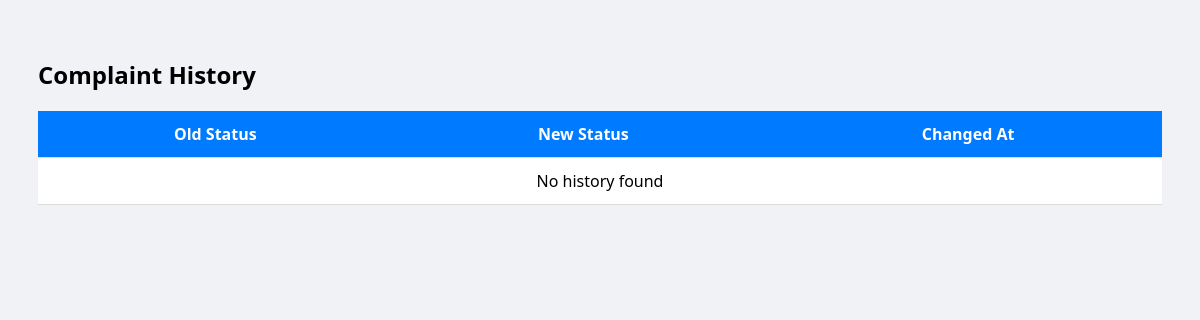
The page /history/47 on the database as committed earlier.
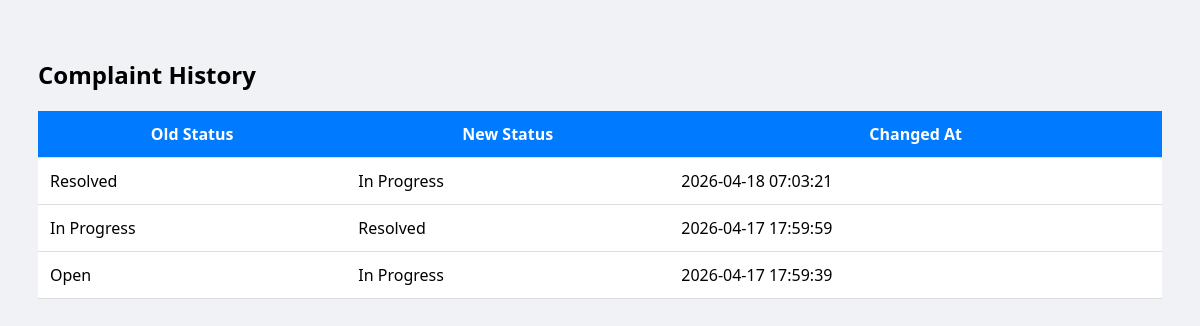
The same page on the database as committed later.
### tables this page shows
CREATE TABLE complaint_history (
    id INTEGER PRIMARY KEY AUTOINCREMENT,
    complaint_id INTEGER,
    old_status TEXT,
    new_status TEXT,
    changed_at TIMESTAMP DEFAULT CURRENT_TIMESTAMP
);

### app.py (the view)
@app.route('/history/<int:id>')
def history(id):
    conn = get_db_connection()
    history = conn.execute('''
        SELECT old_status, new_status, changed_at
        FROM complaint_history
        WHERE complaint_id = ?
        ORDER BY changed_at DESC
    ''', (id,)).fetchall()
    conn.close()
    return render_template('history.html', history=history)

### app.py (called while the page is built)
def get_db_connection():
    conn = sqlite3.connect(DB_FILE)
    conn.row_factory = sqlite3.Row
    return conn

### templates/history.html (shortened to what this page needs)
<!DOCTYPE html>
<html>
<head>
</head>
<body>
<h2>Complaint History</h2>
<table>
    <tr>
        <th>Old Status</th>
        <th>New Status</th>
        <th>Changed At</th>
    </tr>
    {% for h in history %}
    <tr>
        <td>{{ h.old_status }}</td>
        <td>{{ h.new_status }}</td>
        <td>{{ h.changed_at }}</td>
    </tr>
    {% endfor %}
    {% if history|length == 0 %}
    <tr>
        <td colspan="3" style="text-align:center;">No history found</td>
    </tr>
    {% endif %}
</table>
</body>
</html>

Rows that differ between the two databases and show on the page:
added complaint_history: old_status "Resolved", new_status "In Progress", changed_at "2026-04-18 07:03:21"
added complaint_history: old_status "In Progress", new_status "Resolved", changed_at "2026-04-17 17:59:59"
added complaint_history: old_status "Open", new_status "In Progress", changed_at "2026-04-17 17:59:39"
Other text that changed with them:
text no longer shown: "No history found"
